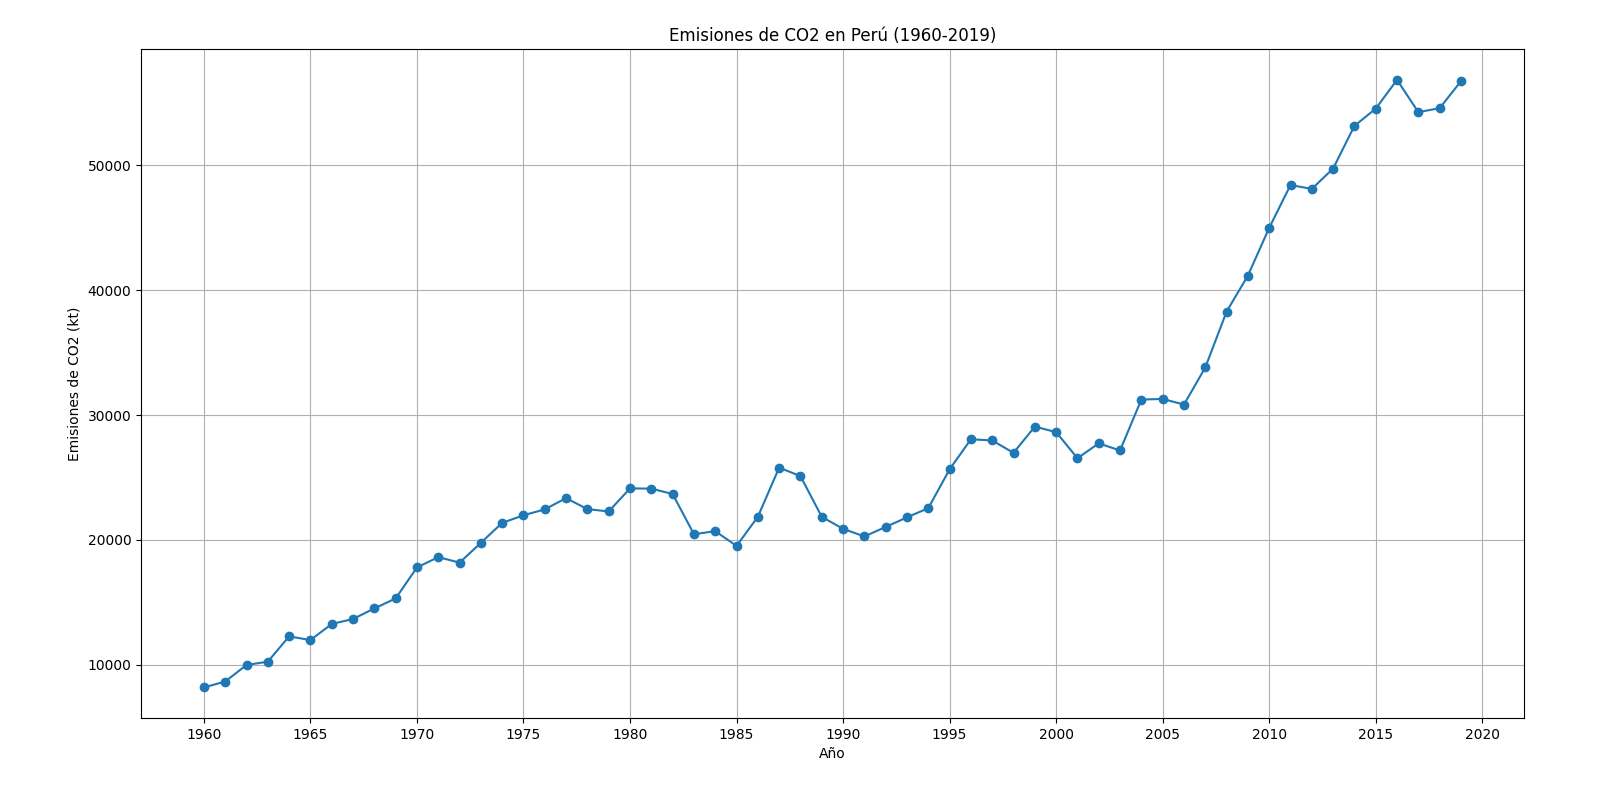

Write Python code to recreate this figure.
import pandas as pd
import matplotlib.pyplot as plt

# Cargar el conjunto de datos
df = pd.read_csv('co2_emissions_kt_by_country.csv')

# Filtrar los datos solo para Perú
peru_data = df[df['country_code'] == 'PER']

# Crear la gráfica
plt.figure(figsize=(10, 6))
plt.plot(peru_data['year'], peru_data['value'], marker='o', linestyle='-')
plt.title('Emisiones de CO2 en Perú (1960-2019)')
plt.xlabel('Año')
plt.ylabel('Emisiones de CO2 (kt)')
plt.grid(True)
plt.xticks(range(1960, 2021, 5))  # Colocar marcas en el eje x cada 5 años
plt.tight_layout()
plt.show()
